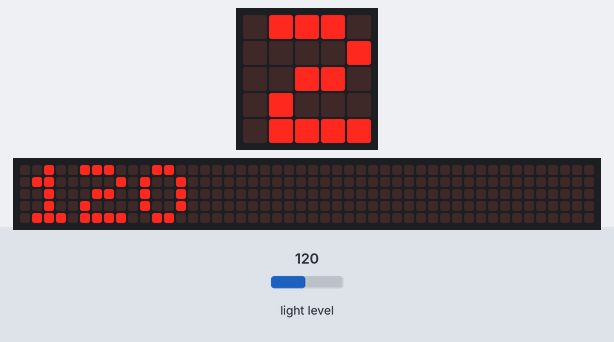
A program run on a simulated BBC micro:bit running MicroPython. Shown: the board's 5×5 LED display, a strip that is not on the board, showing the scrolling text unrolled. The test bench sets the inputs (shaded band); at power-on: light level 120. The 48×5 strip is a reading aid, not a part: it shows the text the display is scrolling, unrolled, one strip-width of it at a time; what the program prints to the serial console is not drawn.

Above: at 1.27 s.
1.3 s: light level set to 5
At 2.93 s:
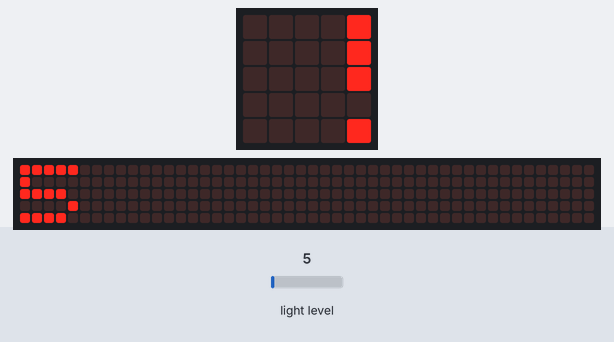
5.0 s: light level set to 64
At 5.93 s:
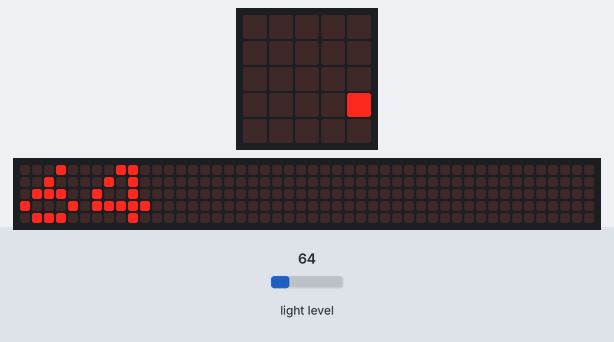
8.7 s: light level set to 128
At 10.74 s:
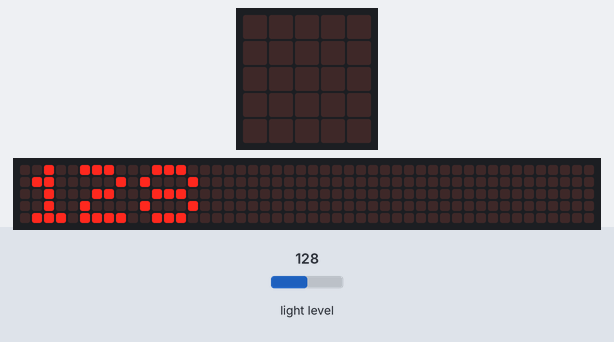
12.4 s: light level set to 191
At 16.52 s:
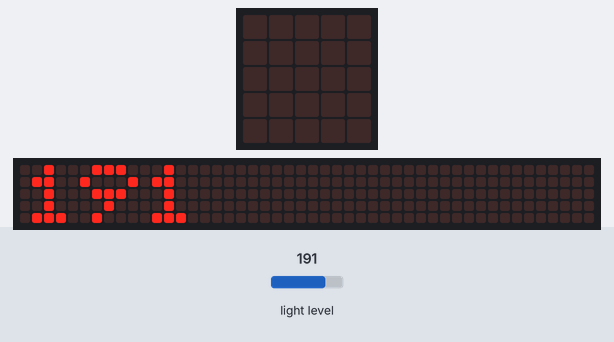

The program:

data_streaming.py
```python
import struct
from random import randint
from microbit import *
import time

uart.init(baudrate=9600)
while True:
    display.clear()
    val = display.read_light_level()
    display.scroll(val)
    uart.write(struct.pack("h", val))
    time.sleep(0.000001)

    
```
